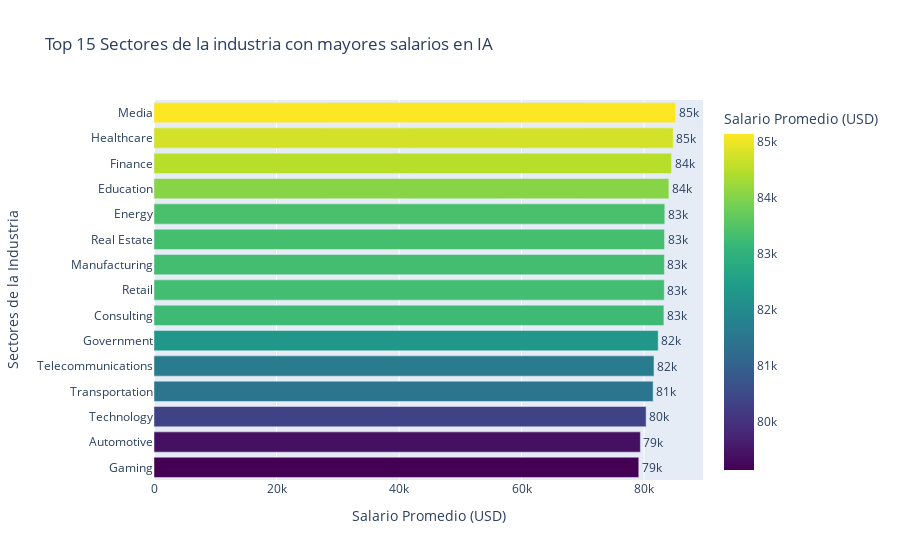

Here is the notebook cell this chart was saved with:
### Code cell
# --- Pregunta 7: Top 15 industrias con mayores salarios ---

# Agrupar por industria y calcular salario promedio (top 15)
salary_by_industry = (
    df.groupby('industry')['salary_usd']
    .mean()
    .sort_values(ascending=False)
    .head(15)
    .reset_index()
)

# Gráfico horizontal
fig_industry = px.bar(
    salary_by_industry,
    x='salary_usd',
    y='industry',
    orientation='h',
    title='Top 15 Sectores de la industria con mayores salarios en IA',
    labels={
        'industry': 'Sectores de la Industria',
        'salary_usd': 'Salario Promedio (USD)'
    },
    text='salary_usd',
    color='salary_usd',
    color_continuous_scale=px.colors.sequential.Viridis
)
fig_industry.update_traces(texttemplate='%{text:.2s}', textposition='outside')
fig_industry.update_layout(yaxis={'categoryorder': 'total ascending'},  coloraxis_showscale=True)

fig_industry.show()

### Figure 1 — Plotly figure (JSON) as saved in the notebook; plotly's stock layout.template omitted (floating-point values rounded to 4 significant figures)
{"data": [{"hovertemplate": "Salario Promedio (USD)=%{marker.color}<br>Sectores de la Industria=%{y}<extra></extra>", "legendgroup": "", "marker": {"color": [85140.0, 84750.0, 84490.0, 84050.0, 83380.0, 83340.0, 83320.0, 83300.0, 83240.0, 82310.0, 81620.0, 81480.0, 80330.0, 79390.0, 79130.0], "coloraxis": "coloraxis", "pattern": {"shape": ""}}, "name": "", "orientation": "h", "showlegend": false, "text": [85140.0, 84750.0, 84490.0, 84050.0, 83380.0, 83340.0, 83320.0, 83300.0, 83240.0, 82310.0, 81620.0, 81480.0, 80330.0, 79390.0, 79130.0], "textposition": "outside", "texttemplate": "%{text:.2s}", "type": "bar", "x": [85140.0, 84750.0, 84490.0, 84050.0, 83380.0, 83340.0, 83320.0, 83300.0, 83240.0, 82310.0, 81620.0, 81480.0, 80330.0, 79390.0, 79130.0], "xaxis": "x", "y": ["Media", "Healthcare", "Finance", "Education", "Energy", "Real Estate", "Manufacturing", "Retail", "Consulting", "Government", "Telecommunications", "Transportation", "Technology", "Automotive", "Gaming"], "yaxis": "y"}], "layout": {"barmode": "relative", "coloraxis": {"colorbar": {"title": {"text": "Salario Promedio (USD)"}}, "colorscale": [[0, "#440154"], [0.1111, "#482878"], [0.2222, "#3e4989"], [0.3333, "#31688e"], [0.4444, "#26828e"], [0.5556, "#1f9e89"], [0.6667, "#35b779"], [0.7778, "#6ece58"], [0.8889, "#b5de2b"], [1, "#fde725"]], "showscale": true}, "legend": {"tracegroupgap": 0}, "title": {"text": "Top 15 Sectores de la industria con mayores salarios en IA"}, "xaxis": {"anchor": "y", "domain": [0, 1], "title": {"text": "Salario Promedio (USD)"}}, "yaxis": {"anchor": "x", "categoryorder": "total ascending", "domain": [0, 1], "title": {"text": "Sectores de la Industria"}}}}
